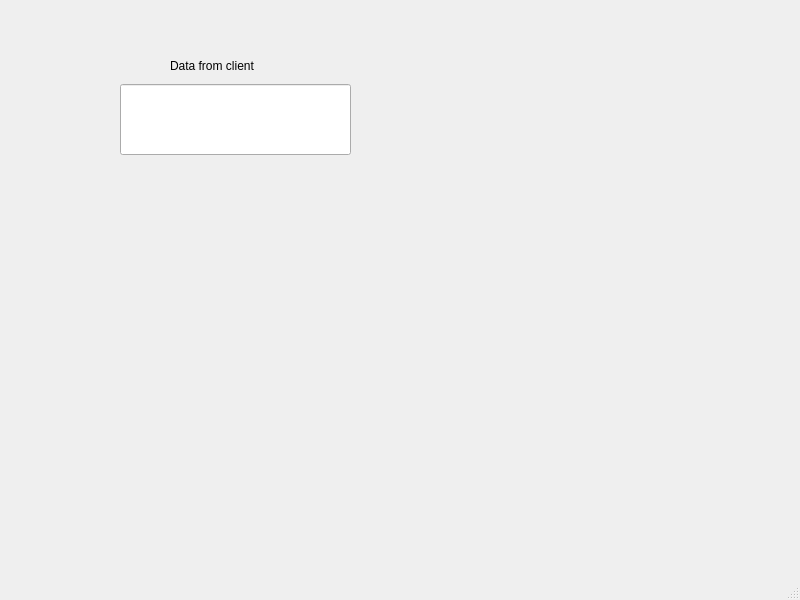
<?xml version="1.0" encoding="UTF-8"?>
<ui version="4.0">
 <class>MainWindow</class>
 <widget class="QMainWindow" name="MainWindow">
  <property name="geometry">
   <rect>
    <x>0</x>
    <y>0</y>
    <width>800</width>
    <height>600</height>
   </rect>
  </property>
  <property name="windowTitle">
   <string>MainWindow</string>
  </property>
  <widget class="QWidget" name="centralwidget">
   <widget class="QLineEdit" name="tcpdatalineEdit">
    <property name="geometry">
     <rect>
      <x>120</x>
      <y>84</y>
      <width>231</width>
      <height>71</height>
     </rect>
    </property>
    <property name="font">
     <font>
      <pointsize>24</pointsize>
     </font>
    </property>
   </widget>
   <widget class="QLabel" name="label">
    <property name="geometry">
     <rect>
      <x>170</x>
      <y>50</y>
      <width>121</width>
      <height>31</height>
     </rect>
    </property>
    <property name="text">
     <string>Data from client</string>
    </property>
   </widget>
  </widget>
  <widget class="QMenuBar" name="menubar">
   <property name="geometry">
    <rect>
     <x>0</x>
     <y>0</y>
     <width>800</width>
     <height>22</height>
    </rect>
   </property>
  </widget>
  <widget class="QStatusBar" name="statusbar"/>
 </widget>
 <resources/>
 <connections/>
</ui>
